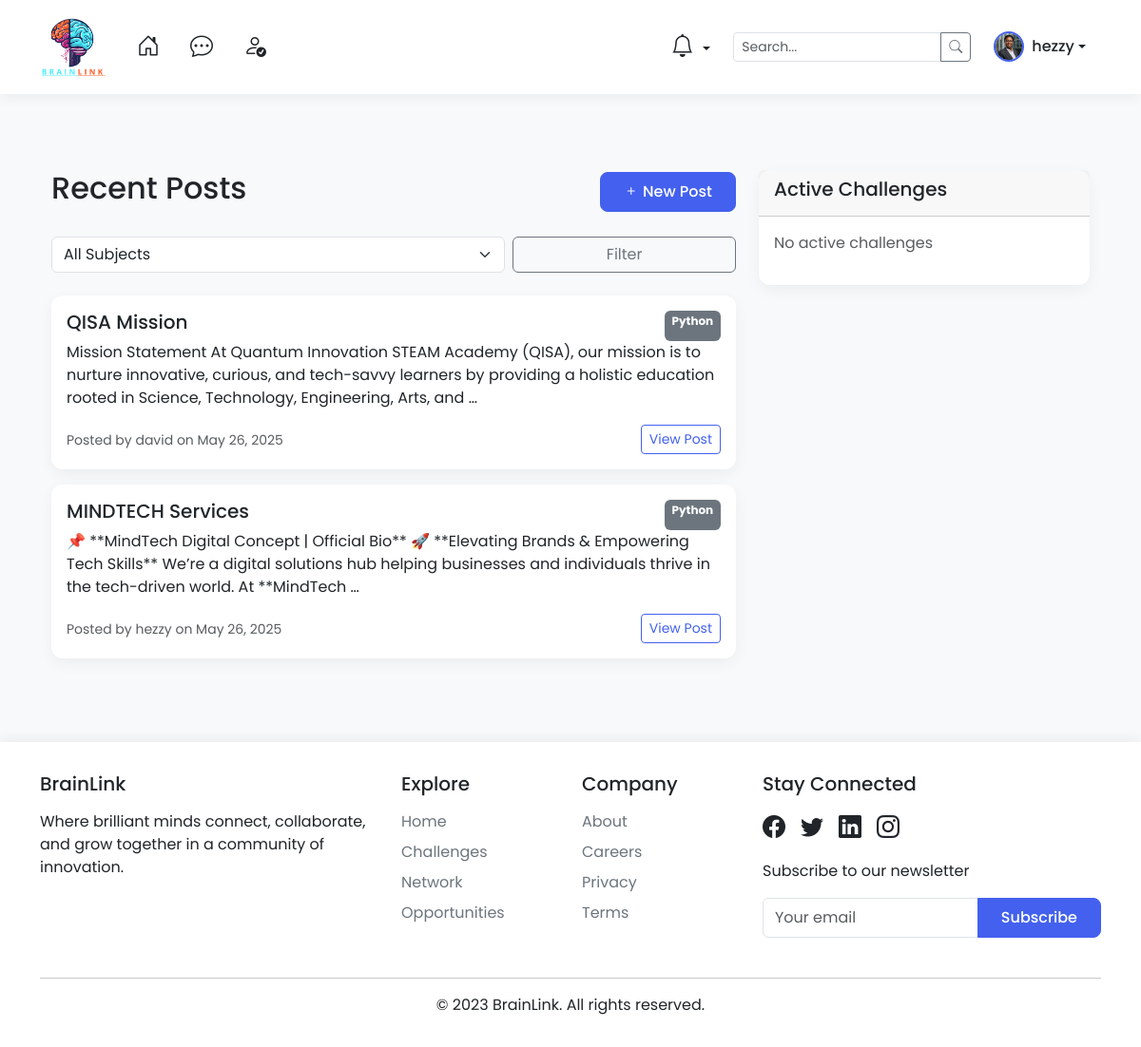
The app's page /posts/ (signed in) with its own data.
### core/models.py (models this page shows, shortened)
class User(AbstractUser):
    USER_ROLES = [
        ('super_super', 'Super Super User'),
        ('super', 'Super User'),
        ('admin', 'Admin'),
        ('mentor', 'Mentor'),
        ('student', 'Student'),
        ('recruiter', 'Recruiter'),
        ('sponsor', 'Sponsor'),
    ]
    role = models.CharField(max_length=20, choices=USER_ROLES, default='student')
    is_verified = models.BooleanField(default=False)
    phone = models.CharField(max_length=20, blank=True, null=True)

class Post(models.Model):
    CONTENT_TYPES = [
        ('article', 'Article'),
        ('question', 'Question'),
        ('solution', 'Solution'),
        ('debate', 'Debate'),
        ('project', 'Project'),
    ]
    author = models.ForeignKey(Profile, on_delete=models.CASCADE, related_name='posts')
    title = models.CharField(max_length=200)
    content = models.TextField()
    content_type = models.CharField(max_length=20, choices=CONTENT_TYPES, default='article')
    subject = models.ForeignKey(Subject, on_delete=models.SET_NULL, null=True, related_name='posts')
    created_at = models.DateTimeField(auto_now_add=True)
    updated_at = models.DateTimeField(auto_now=True)
    is_featured = models.BooleanField(default=False)
    is_approved = models.BooleanField(default=False)
    video_url = models.URLField(blank=True)
    document = models.FileField(upload_to='posts/documents/%Y/%m/%d/', blank=True)
    image = models.ImageField(upload_to='posts/images/%Y/%m/%d/', blank=True)
    likes = models.ManyToManyField(Profile, related_name='liked_posts', blank=True)
    class Meta:
        ordering = ['-created_at']
        indexes = [
            models.Index(fields=['-created_at']),
            models.Index(fields=['is_featured']),
        ]

class Subject(models.Model):
    name = models.CharField(max_length=100, unique=True)
    slug = models.SlugField(unique=True, blank=True)
    description = models.TextField(blank=True)
    parent = models.ForeignKey('self', on_delete=models.SET_NULL,
                             null=True, blank=True, related_name='children')
    icon = models.CharField(max_length=50, blank=True)
    class Meta:
        ordering = ['name']

class Profile(models.Model):
    EDUCATION_LEVELS = [
        ('high_school', 'High School'),
        ('undergrad', 'Undergraduate'),
        ('masters', 'Master\'s'),
        ('phd', 'PhD'),
        ('professional', 'Professional'),
    ]
    user = models.OneToOneField(User, on_delete=models.CASCADE, primary_key=True, related_name='profile')
    profile_pic = models.ImageField(upload_to='profiles/%Y/%m/%d/', blank=True, null=True) # Added null=True for consistency
    cover_photo = models.ImageField(upload_to='cover_photos/', blank=True, null=True)
    headline = models.CharField(max_length=200, blank=True)
    bio = models.TextField(blank=True)
    education_level = models.CharField(max_length=20, choices=EDUCATION_LEVELS, blank=True)
    institution = models.CharField(max_length=200, blank=True)
    graduation_year = models.PositiveIntegerField(
        blank=True, null=True,
        validators=[MinValueValidator(1900), MaxValueValidator(2100)]
    )
    location = models.CharField(max_length=100, blank=True)
    birth_date = models.DateField(blank=True, null=True)
    website = models.URLField(blank=True)
    linkedin = models.URLField(blank=True)
    github = models.URLField(blank=True)
    points = models.PositiveIntegerField(default=0)
    last_active = models.DateTimeField(auto_now=True)
    skills = models.ManyToManyField(
        'Skill',
        blank=True,
        related_name='profiles_with_skill', # Defines the reverse relation from Skill to Profile
        help_text="Select or add relevant skills."
    )
    subjects = models.ManyToManyField('Subject', blank=True, related_name='profiles_studying') # Added related_name for clarity
    achievements = models.TextField(blank=True)
    connections = models.ManyToManyField(
        'self',
        through='Connection',
        symmetrical=False,
        related_name='connected_to',
        blank=True
    )
    class Meta:
        ordering = ['-points']
        verbose_name = "User Profile" # Added for clarity in admin
        verbose_name_plural = "User Profiles" # Added for clarity in admin

### core/views.py (the view, shortened to what this page needs)
# urls.py: path('posts/', posts_list_view, name='posts_list_view'), # Renamed for clarity and consistency
@login_required
def posts_list_view(request):
    posts = Post.objects.all().select_related('author__user', 'subject').order_by('-created_at')
    subjects = Subject.objects.all().order_by('name')
    selected_subject = None
    subject_filter_id = request.GET.get('subject')
    context = {
        'posts': posts,
        'subjects': subjects,
        'selected_subject': selected_subject
    }
    return render(request, 'posts/list.html', context)

### core/templates/posts/list.html (shortened to what this page needs)
{% extends 'base.html' %}
{% load subject_filters %}
{% block content %}
<div class="container mt-4">
    <div class="row">
        <div class="col-md-8">
            <div class="d-flex justify-content-between align-items-center mb-4">
                <h2>
                    {% if selected_subject %}
                        {{ selected_subject.name }} Posts
                    {% else %}
                        Recent Posts
                    {% endif %}
                </h2>
                <a href="{% url 'create_post' %}" class="btn btn-primary">
                    <i class="bi bi-plus"></i> New Post
                </a>
            </div>
            <div class="mb-4">
                <form method="get" class="row g-2">
                    <div class="col-md-8">
                        <select name="subject" class="form-select" onchange="this.form.submit()">
                            <option value="">All Subjects</option>
                        </select>
                    </div>
                    <div class="col-md-4">
                        <button type="submit" class="btn btn-outline-secondary w-100">Filter</button>
                    </div>
                </form>
            </div>
            {% for post in posts %}
            <div class="card mb-3">
                <div class="card-body">
                    <div class="d-flex justify-content-between">
                        <h5 class="card-title">{{ post.title }}</h5>
                        <span class="badge bg-secondary">{{ post.subject.name }}</span>
                    </div>
                    <p class="card-text">{{ post.content|truncatewords:30 }}</p>
                    <div class="d-flex justify-content-between align-items-center">
                        <div>
                            <small class="text-muted">
                                Posted by {{ post.author.user.username }} on {{ post.created_at|date:"M d, Y" }}
                            </small>
                        </div>
                        <div>
                            <a href="{% url 'post_detail' post.id %}" class="btn btn-sm btn-outline-primary">
                                View Post
                            </a>
                        </div>
                    </div>
                </div>
            </div>
            {% empty %}
            <div class="alert alert-info">
                No posts found. Be the first to post!
            </div>
            {% endfor %}
        </div>
        <div class="col-md-4">
            <div class="card mb-3">
                <div class="card-header">
                    <h5>Active Challenges</h5>
                </div>
                <div class="card-body">
                    {% for challenge in active_challenges %}
                    <div class="mb-2">
                        <h6>{{ challenge.title }}</h6>
                        <small>Ends: {{ challenge.end_date|date:"M d" }}</small>
                        <a href="{% url 'challenge_detail' challenge.id %}" class="d-block mt-1">
                            View Challenge
                        </a>
                    </div>
                    {% empty %}
                    <p class="text-muted">No active challenges</p>
                    {% endfor %}
                </div>
            </div>
        </div>
    </div>
</div>
{% endblock %}

### core/templates/base.html (shortened to what this page needs)
{% load static %}
<!DOCTYPE html>
<html lang="en">
<head>
    <link href="https://cdn.jsdelivr.net/npm/bootstrap@5.3.0/dist/css/bootstrap.min.css" rel="stylesheet">
    <link rel="stylesheet" href="https://cdn.jsdelivr.net/npm/bootstrap-icons@1.10.0/font/bootstrap-icons.css">
</head>
<body>
        {% if user.is_authenticated %}
    <nav class="navbar navbar-expand-lg sticky-top">
        <div class="container">
            <a class="navbar-brand d-flex align-items-center" href="{% url 'home' %}">
                <img src="{% static 'images/BrainLink.png' %}" alt="BrainLink Logo">
            </a>
            <div class="collapse navbar-collapse" id="mainNav">
                <ul class="navbar-nav me-auto mb-2 mb-lg-0">
                    <li class="nav-item">
                        <a class="nav-link {% if request.resolver_match.url_name == 'home' %}active{% endif %}" href="{% url 'home' %}" title="Home" data-bs-toggle="tooltip" data-bs-placement="bottom">
                            <i class="bi bi-house-door fw-bold fs-4"></i>
                        </a>
                    </li>
                    <li class="nav-item">
                        <a class="nav-link" href="{% url 'chat_list_history' %}" title="Chat" data-bs-toggle="tooltip" data-bs-placement="bottom">
                            <i class="bi bi-chat-dots fw-bold fs-4"></i>
                        </a>
                    </li>
                    <li class="nav-item">
                        <a class="nav-link" href="{% url 'connections_view' %}" title="Connections" data-bs-toggle="tooltip" data-bs-placement="bottom">
                            <i class="bi bi-person-check fw-bold fs-4"></i>
                        </a>
                    </li>
                </ul>
                <ul class="navbar-nav align-items-center">
                    {% if request.user.is_authenticated %}
                        <li class="nav-item dropdown">
                            <a class="nav-link dropdown-toggle" href="#" id="notificationsDropdown" role="button" data-bs-toggle="dropdown" aria-expanded="false" title="Notifications" data-bs-toggle="tooltip" data-bs-placement="bottom">
                                <i class="bi bi-bell fw-bold fs-4 position-relative">
                                </i>
                            </a>
                        </li>
                    {% endif %}
                    <li class="nav-item ms-lg-2">
                        <div class="input-group" style="max-width: 250px;">
                            <input type="text" class="form-control form-control-sm" placeholder="Search...">
                            <button class="btn btn-outline-secondary btn-sm" type="button">
                                <i class="bi bi-search"></i>
                            </button>
                        </div>
                    </li>
                    <li class="nav-item dropdown ms-lg-2">
                        <a href="#" class="nav-link d-flex align-items-center text-decoration-none dropdown-toggle p-0" id="userDropdown" role="button" data-bs-toggle="dropdown" aria-expanded="false">
                            {% if user.profile.profile_pic %}
                            <img src="{{ user.profile.profile_pic.url }}" class="profile-img" alt="Profile">
                            {% else %}
                            <img src="{% static 'images/default-profile.jpg' %}" class="profile-img" alt="Profile">
                            {% endif %}
                            <span class="d-none d-lg-inline ms-2">{{ user.username }}</span>
                        </a>
                    </li>
                </ul>
            </div>
        </div>
    </nav>
    {% endif %}
    <main class="container my-4">
        {% block content %}{% endblock %}
    </main>
    <footer class="mt-auto">
        <div class="container">
            <div class="row">
                <div class="col-md-4 mb-4">
                    <h5 class="mb-3">BrainLink</h5>
                    <p>Where brilliant minds connect, collaborate, and grow together in a community of innovation.</p>
                </div>
                <div class="col-md-2 mb-4">
                    <h5 class="mb-3">Explore</h5>
                    <ul class="list-unstyled footer-links">
                        <li class="mb-2"><a href="#">Home</a></li>
                        <li class="mb-2"><a href="#">Challenges</a></li>
                        <li class="mb-2"><a href="#">Network</a></li>
                        <li class="mb-2"><a href="#">Opportunities</a></li>
                    </ul>
                </div>
                <div class="col-md-2 mb-4">
                    <h5 class="mb-3">Company</h5>
                    <ul class="list-unstyled footer-links">
                        <li class="mb-2"><a href="#">About</a></li>
                        <li class="mb-2"><a href="#">Careers</a></li>
                        <li class="mb-2"><a href="#">Privacy</a></li>
                        <li class="mb-2"><a href="#">Terms</a></li>
                    </ul>
                </div>
                <div class="col-md-4 mb-4">
                    <h5 class="mb-3">Stay Connected</h5>
                    <div class="d-flex mb-3">
                        <a href="#" class="me-3 text-dark"><i class="bi bi-facebook fs-4"></i></a>
                        <a href="https://x.com/Kvng_Hezzy" class="me-3 text-dark"><i class="bi bi-twitter fs-4"></i></a>
                        <a href="https://www.linkedin.com/in/profhezzy/" class="me-3 text-dark"><i class="bi bi-linkedin fs-4"></i></a>
                        <a href="https://www.instagram.com/prof_hezzy94/" class="me-3 text-dark"><i class="bi bi-instagram fs-4"></i></a>
                    </div>
                    <p>Subscribe to our newsletter</p>
                    <div class="input-group">
                        <input type="email" class="form-control" placeholder="Your email">
                        <button class="btn btn-primary" type="button">Subscribe</button>
                    </div>
                </div>
            </div>
            <hr>
            <div class="text-center">
                <p class="mb-0">© 2023 BrainLink. All rights reserved.</p>
            </div>
        </div>
    </footer>
</body>
</html>

### core/templates/base.html (style rules this page uses)
:root { --primary-color: #4361ee; --secondary-color: #3f37c9; --accent-color: #4cc9f0; --light-bg: #f8f9fa; --dark-text: #212529; --light-text: #6c757d; }
body { font-family: 'Poppins', sans-serif; background-color: var(--light-bg); color: var(--dark-text); min-height: 100vh; display: flex; flex-direction: column; }
.navbar { background-color: white; box-shadow: 0 4px 12px rgba(0, 0, 0, 0.05); padding: 0.8rem 0; }
.navbar-brand img { width: 70px; height: auto; }
.nav-link { font-weight: 500; color: var(--dark-text) !important; padding: 0.5rem 1rem !important; transition: all 0.3s ease; }
.profile-img { width: 32px; height: 32px; border-radius: 50%; object-fit: cover; border: 2px solid var(--primary-color); }
main { flex: 1; padding-top: 2rem; padding-bottom: 3rem; }
.card { border: none; border-radius: 12px; box-shadow: 0 5px 15px rgba(0, 0, 0, 0.05); transition: transform 0.3s ease, box-shadow 0.3s ease; margin-bottom: 1.5rem; }
.btn-primary { background-color: var(--primary-color); border-color: var(--primary-color); padding: 0.5rem 1.5rem; border-radius: 8px; font-weight: 500; }
.btn-outline-primary { color: var(--primary-color); border-color: var(--primary-color); }
footer { background-color: white; padding: 2rem 0; box-shadow: 0 -4px 12px rgba(0, 0, 0, 0.05); }
.footer-links a { color: var(--light-text); text-decoration: none; transition: color 0.3s; }

### records on screen
User: username "hezzy"
Post: title "QISA Mission", subject.name "Python", content "Mission Statement At Quantum Innovation STEAM Academy (QISA), our mission is to nurture innovative, curious, and tech-savvy learners by providing a holistic education rooted in Science, Technology, Engineering, Arts, and …", author.user.username "david", created_at "May 26, 2025"
Post: title "MINDTECH Services", subject.name "Python", content "📌 **MindTech Digital Concept | Official Bio** 🚀 **Elevating Brands & Empowering Tech Skills** We’re a digital solutions hub helping businesses and individuals thrive in the tech-driven world. At **MindTech …", author.user.username "hezzy", created_at "May 26, 2025"
